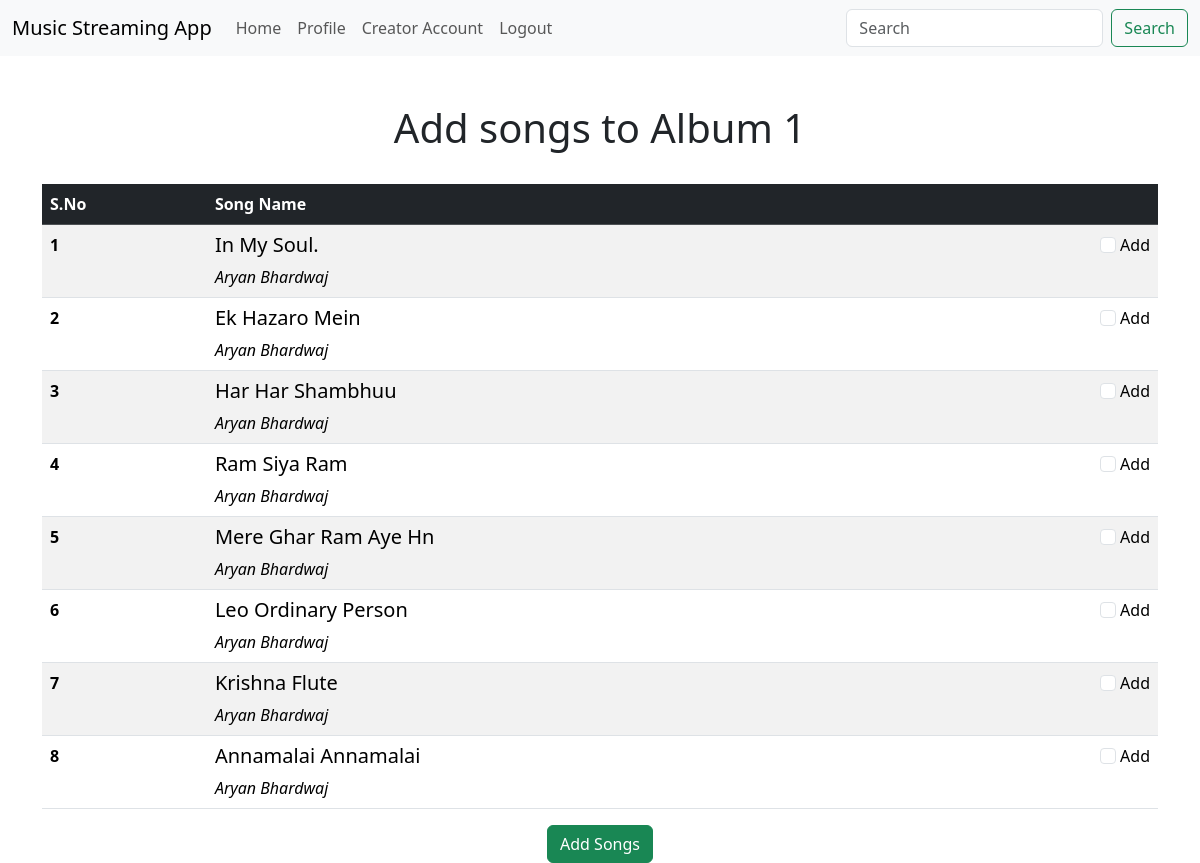
Page /add_song_to_album/1 (signed in) on the committed database.
### website/models.py (models this page shows)
class Album(db.Model):
    __tablename__ = 'album'
    id = db.Column(db.Integer, primary_key=True, autoincrement=True)
    title = db.Column(db.String(255), nullable=False)
    artist_id = db.Column(db.Integer, db.ForeignKey('user.id'), nullable=False)
    artist = db.relationship('User', back_populates='albums')
    songs = relationship('Song', secondary='album_songs',back_populates='album', lazy=True)

class Song(db.Model):
    __tablename__ = 'song'
    id = db.Column(db.Integer, primary_key=True, autoincrement=True)
    title = db.Column(db.String(255), nullable=False)
    artist_id = db.Column(db.Integer, db.ForeignKey('user.id'), nullable=False)
    release_date = db.Column(db.Date, nullable=False)
    genre = db.Column(db.String(50), nullable=False)
    album_id = db.Column(db.Integer, db.ForeignKey('album.id'))
    file_path = db.Column(db.String(255), nullable=False)
    lyrics = db.Column(db.Text)
    upload_date = db.Column(db.DateTime(timezone=True), default=func.now())
    playlists = relationship('Playlist', secondary='playlist_songs', back_populates='songs', lazy=True)
    ratings = relationship('Rating', back_populates='song', lazy=True)
    album = db.relationship('Album',secondary='album_songs', back_populates='songs', lazy=True)
    artist = db.relationship('User', back_populates='songs', lazy=True)
    is_flagged = db.Column(db.Boolean, default=False)

class User(db.Model, UserMixin):
    __tablename__ = 'user'
    id = db.Column(db.Integer, primary_key=True, autoincrement=True)
    firstname = db.Column(db.String(80), nullable=False)
    lastname = db.Column(db.String(80), nullable=False)
    email = db.Column(db.String(120), unique=True, nullable=False)
    password = db.Column(db.String(256), nullable=False)
    user_type = db.Column(db.String(80), nullable=False)
    is_blacklisted = db.Column(db.Boolean, default=False)
    registration_date = db.Column(
        db.DateTime(timezone=True), default=func.now())
    songs = relationship('Song', back_populates='artist', lazy=True)
    albums = relationship('Album', back_populates='artist', lazy=True)
    ratings = relationship('Rating', back_populates='user', lazy=True)

### website/controllers.py (the view, shortened to what this page needs)
@controllers.route('/add_song_to_album/<int:album_id>', methods=['GET', 'POST'])
@login_required
def add_song_to_album(album_id):
    songs = Song.query.all()
    album = Album.query.get(album_id)
    return render_template('add_song_to_album.html', user=current_user, album=album, songs=songs)

### website/__init__.py (called while the page is built)
def create_app():
    app = Flask(__name__)
    app.config['SECRET_KEY'] = 'sjhfsdfkisjfdisnmf'
    app.config['SQLALCHEMY_DATABASE_URI'] = f'sqlite:///{DATABASE_NAME}'
    db.init_app(app)
    from .controllers import controllers
    from .auth import auth
    from .models import User
    app.register_blueprint(controllers, url_prefix='/')
    app.register_blueprint(auth, url_prefix='/')
    if not path.exists('instance/' + DATABASE_NAME):
        with app.app_context():
            db.create_all()
    login_manager = LoginManager()
    login_manager.login_view = 'auth.login'
    login_manager.init_app(app)
    @login_manager.user_loader
    def load_user(id):
        return User.query.get(int(id))
    return app

### website/templates/add_song_to_album.html (shortened to what this page needs)
{% extends 'base.html' %}
{% block content %}
<br>
<h1 class="text-center">Add songs to {{album.title}}</h1>
<br>
<form action="{{ url_for('controllers.add_song_to_album',album_id=album.id) }}" method="POST">
    <table class="table table-striped table-hover">
        <thead class="table-dark">
        <tr>
            <th scope="col">S.No</th>
            <th scope="col">Song Name</th>
            <th scope="col"></th>
        </tr>
        </thead>
        <tbody>
        {% for song in songs %}
            <tr>
            <th scope="row">{{ loop.index }}</th>
            <td class="col">
                <h5>{{ song.title }}</h5><em>{{ song.artist.firstname }} {{ song.artist.lastname }}</em>
            </td>
            <td class="col text-end">
                <input type="checkbox" class="form-check-input dark " id="form-check-input]" name="song_ids[]" value="{{ song.id }}">
                <label for="form-check-input">
                Add
                </label>
            </td>
            </tr>
        {% endfor %}
        </tbody>
    </table>
    <div class="container text-center">
        <button type="submit" class="btn btn-success">Add Songs</button>
    </div>
</form>
{% endblock content %}

### rows in the picture
Album: title "Album 1"
Song: title "In My Soul.", artist.firstname "Aryan", artist.lastname "Bhardwaj"
Song: title "Ek Hazaro Mein", artist.firstname "Aryan", artist.lastname "Bhardwaj"
Song: title "Har Har Shambhuu", artist.firstname "Aryan", artist.lastname "Bhardwaj"
Song: title "Ram Siya Ram", artist.firstname "Aryan", artist.lastname "Bhardwaj"
Song: title "Mere Ghar Ram Aye Hn", artist.firstname "Aryan", artist.lastname "Bhardwaj"
Song: title "Leo Ordinary Person", artist.firstname "Aryan", artist.lastname "Bhardwaj"
Song: title "Krishna Flute", artist.firstname "Aryan", artist.lastname "Bhardwaj"
Song: title "Annamalai Annamalai", artist.firstname "Aryan", artist.lastname "Bhardwaj"
